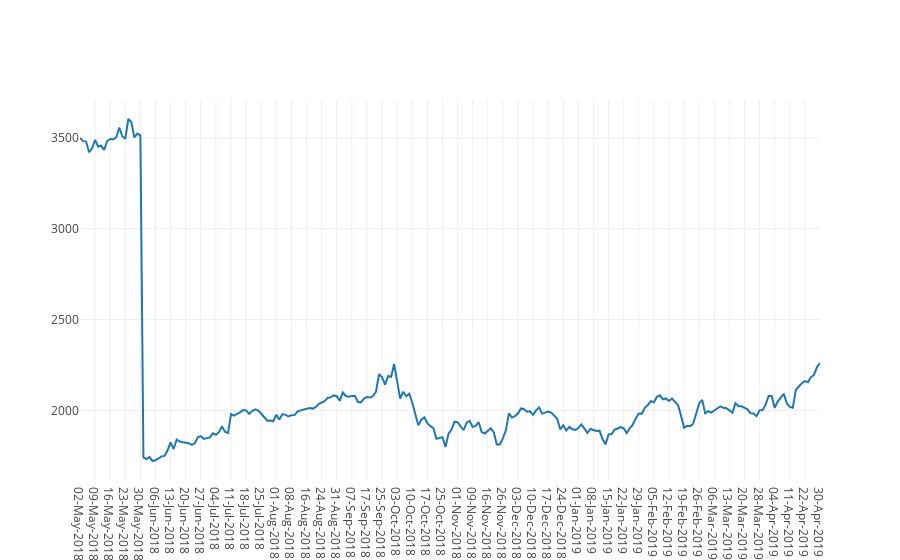

Here is the notebook cell this chart was saved with:
### Code cell
#time series plots
cmp = input("Enter company name: ")
df = pd.read_csv(cmp+'.csv')
trace = go.Scatter(x=df['Date'], 
                   y=df['Close Price'])
fig = go.Figure(data=[trace])
py.offline.iplot(fig)

### Figure 1 — Plotly figure (JSON) as saved in the notebook; plotly's stock layout.template omitted (floating-point values rounded to 4 significant figures; data arrays with more than 128 entries replaced by an {"elided": "..."} marker saying what was removed)
{"data": [{"type": "scatter", "uid": "8642e53b-159b-4298-814b-bf2ecb0cecc4", "x": {"elided": "246 str values"}, "y": {"elided": "246 float values"}}], "layout": {}}
